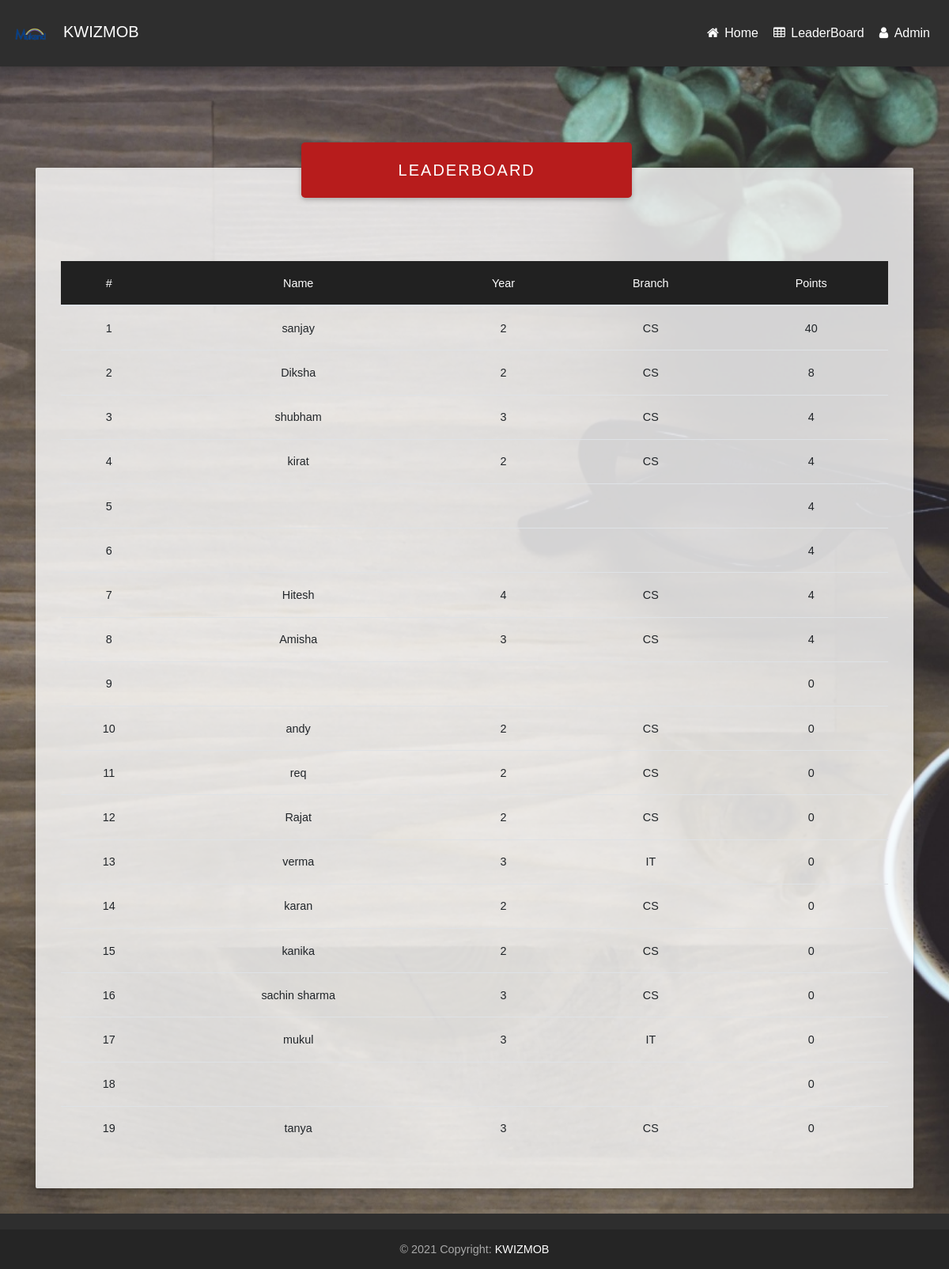
Page /leaderboard/ on the committed database.
### leaderboard/models.py (models this page shows, shortened)
class leaderboard(models.Model):
	user=models.ForeignKey(User,on_delete=models.CASCADE)
	correct_qus=models.IntegerField()
	wrong_qus=models.IntegerField()
	points=models.IntegerField()
	message=models.CharField(max_length=255)
	attempted_qus=models.IntegerField()

### userprofile/models.py (models this page shows, shortened)
class profile(models.Model):
	user=models.ForeignKey(User,on_delete=models.CASCADE)
	name=models.CharField(max_length=255)
	college=models.CharField(max_length=255)
	year=models.IntegerField()
	branch=models.CharField(max_length=255)
	start_time=models.IntegerField(default=0)
	rem_time=models.IntegerField(default=1800)
	contact=models.IntegerField(null=True,blank=True)

### mcq_v2/views.py (the view)
# urls.py: path('leaderboard/',leaderboard),
def leaderboard(request):
	object_1=lb.objects.all().order_by('-points')
	context={
		"object":object_1
	}
	return render(request,'test/leaderboard.html',context)

### templates/test/leaderboard.html (shortened to what this page needs)
{% load static %}
<!DOCTYPE html>
<html lang="en">
<head>
    <link rel="stylesheet" href="https://maxcdn.bootstrapcdn.com/font-awesome/4.7.0/css/font-awesome.min.css">
    <link href="{% static 'assets/css/bootstrap.min.css' %}" rel="stylesheet">
    <link href="{% static 'assets/css/mdb.min.css' %}" rel="stylesheet">
    <link href="{% static 'assets/css/animate.css' %}" rel="stylesheet">
    <link href="{% static 'assets/css/Table.css' %}" rel="stylesheet">
</head>
<body class="fixed-sn animated fadeIn">
    <header>
        <nav class="navbar navbar-expand-lg navbar-dark elegant-color">
            <a href="#" class="navbar-brand" title="MMIL Website"><img src="{% static 'assets/img/logo.png' %}">
                <p id="head">KWIZMOB</p>
            </a>
            <ul class="nav navbar-nav nav-flex-icons ml-auto">
                 <li class="nav-item">
                    <a href="/" class="nav-link">
                        <i class="fa fa-home"></i>
                        <span class="clearfix d-none d-sm-inline-block">Home</span>
                    </a>
                </li>
                <li class="nav-item">
                    <a href="/leaderboard" class="nav-link">
                        <i class="fa fa-table"></i>
                        <span class="clearfix d-none d-sm-inline-block">LeaderBoard</span>
                    </a>
                </li>
                 <li class="nav-item">
                    <a href="/admin" class="nav-link">
                        <i class="fa fa-user"></i>
                        <span class="clearfix d-none d-sm-inline-block">Admin</span>
                    </a>
                </li>
            </ul>
    </header>
    <main class="container">
            <div class="jumbotron">
               <div class="card text-center z-depth-2">
                  <div class="card-body">
                    <p class="white-text mb-0">LeaderBoard</p>
                  </div>
               </div>
               <table class="table table-hover">
                 <thead class="mdb-color grey darken-4">
                   <tr class="text-white">
                      <th>#</th>
                      <th>Name</th>
                      <th>Year</th>
                      <th>Branch</th>
                      <th>Points</th>
                   </tr>
                 </thead>
                 <tbody>
                  {% for obj in object %}
                    <tr>
                      <th scope="row">{{forloop.counter}}</th>
                      <td>{{obj.user.profile_set.all.first.name}}</td>
                      <td>{{obj.user.profile_set.all.first.year}}</td>
                      <td>{{obj.user.profile_set.all.first.branch}}</td>
                      <td>{{obj.points}}</td>
                    </tr>
                  {% endfor %}
                 </tbody>
               </table>
           </div>
    </main>
    <footer class="page-footer elegant-color center-on-small-only">
        <div class="footer-copyright">
            <div class="container-fluid">
                © 2021 Copyright:
                <a href="#">KWIZMOB</a>
            </div>
        </div>
    </footer>
</body>
</html>

### static_mcq/assets/css/Table.css (style rules this page uses)
.jumbotron { margin-top: 8rem; background-color: rgba(255,255,255,0.8); }
th,tr,td { font-weight: bold; cursor: pointer; text-align: center; }
.card { width: 40%; margin-top: -4rem; margin-bottom: 5rem; margin-left: 19rem; font-size: 20px; background-color: #b71c1c; letter-spacing: 2px; text-transform: uppercase; }

### static_mcq/assets/css/style.css (style rules this page uses)
body { background: url("../img/laptop_cup_glasses_plant_114948_1920x1080.jpg") no-repeat center center; -webkit-background-size: cover; -moz-background-size: cover; -o-background-size: cover; background-size: cover; background-attachment: fixed; font-family: 'Quicksand',sans-serif; }
.animated.fadeIn { animation-delay: 0.3s; transition: 0.5 ease; }
.navbar-brand>img { display: block; width: 3rem; margin-top: 0.25rem; margin-left: 0rem; }
p#head { margin-top: -2.5rem; margin-left: 4rem; margin-bottom: 1rem; }

### rows in the picture
leaderboard: user.profile_set.all.first.name "sanjay", user.profile_set.all.first.year "2", user.profile_set.all.first.branch "CS", points "40"
leaderboard: user.profile_set.all.first.name "Diksha", user.profile_set.all.first.year "2", user.profile_set.all.first.branch "CS", points "8"
leaderboard: user.profile_set.all.first.name "shubham", user.profile_set.all.first.year "3", user.profile_set.all.first.branch "CS", points "4"
leaderboard: user.profile_set.all.first.name "kirat", user.profile_set.all.first.year "2", user.profile_set.all.first.branch "CS", points "4"
leaderboard: points "4"
leaderboard: points "4"
leaderboard: user.profile_set.all.first.name "Hitesh", user.profile_set.all.first.year "4", user.profile_set.all.first.branch "CS", points "4"
leaderboard: user.profile_set.all.first.name "Amisha", user.profile_set.all.first.year "3", user.profile_set.all.first.branch "CS", points "4"
leaderboard: points "0"
leaderboard: user.profile_set.all.first.name "andy", user.profile_set.all.first.year "2", user.profile_set.all.first.branch "CS", points "0"
leaderboard: user.profile_set.all.first.name "req", user.profile_set.all.first.year "2", user.profile_set.all.first.branch "CS", points "0"
leaderboard: user.profile_set.all.first.name "Rajat", user.profile_set.all.first.year "2", user.profile_set.all.first.branch "CS", points "0"
leaderboard: user.profile_set.all.first.name "verma", user.profile_set.all.first.year "3", user.profile_set.all.first.branch "IT", points "0"
leaderboard: user.profile_set.all.first.name "karan", user.profile_set.all.first.year "2", user.profile_set.all.first.branch "CS", points "0"
leaderboard: user.profile_set.all.first.name "kanika", user.profile_set.all.first.year "2", user.profile_set.all.first.branch "CS", points "0"
leaderboard: user.profile_set.all.first.name "sachin sharma", user.profile_set.all.first.year "3", user.profile_set.all.first.branch "CS", points "0"
leaderboard: user.profile_set.all.first.name "mukul", user.profile_set.all.first.year "3", user.profile_set.all.first.branch "IT", points "0"
leaderboard: points "0"
leaderboard: user.profile_set.all.first.name "tanya", user.profile_set.all.first.year "3", user.profile_set.all.first.branch "CS", points "0"
